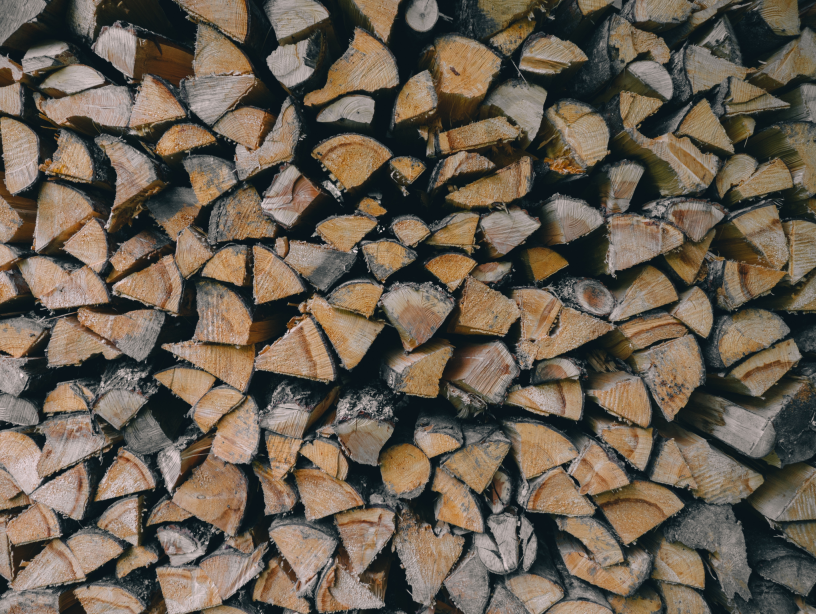
#> input picture scripts/im_form_model/TestImage.png, 816 x 614 px; its folder holds 2 pictures in this run
$ python SIMulator.py
#> lines starting #> are read from the running program, lines starting #| are printed output that depends on the picture
### scripts/im_form_model/SIMulator_functions.py
import numpy as np
from numpy import pi, cos, sin
from numpy.fft import fft2, ifft2, fftshift, ifftshift

from skimage import io
from scipy.signal import convolve2d
import scipy.special


# [123 lines left out: functions PsfOtf, conv2, SIMimages, ApplyOTF, not called in this run]


# [32 lines of commented-out code are left out]


def Generate_SIM_Image(opt, Io, in_dim=512, gt_dim=1024):

    DIo = Io.astype('float')

    if in_dim is not None:
        DIo = transform.resize(Io, (in_dim, in_dim), anti_aliasing=True, order=3)

    w = DIo.shape[0]

    # Generation of the PSF with Besselj.

    PSFo, OTFo = PsfOtf(w, opt.scale)

    frames = SIMimages(opt, DIo, PSFo, OTFo)

    if opt.OTF_and_GT:
        frames.append(OTFo)

        gt_img = transform.resize(Io, (gt_dim,gt_dim), order=3)
        if gt_dim > in_dim: # assumes a upscale factor of 2 is given
            gt11 = gt_img[:in_dim,:in_dim]
            gt21 = gt_img[in_dim:,:in_dim]
            gt12 = gt_img[:in_dim,in_dim:]
            gt22 = gt_img[in_dim:,in_dim:]
            # frames.extend([gt11,gt21,gt12,gt22])
            frames.append(gt11)
            frames.append(gt21)
            frames.append(gt12)
            frames.append(gt22)
        else:
            frames.append(gt_img)
    stack = np.array(frames)

    # NORMALIZE

    # does not work well with partitioned GT
    # for i in range(len(stack)):
        # stack[i] = (stack[i] - np.min(stack[i])) / \
            # (np.max(stack[i]) - np.min(stack[i]))

    # normalised SIM stack
    simstack = stack[:opt.Nangles*opt.Nshifts]
    stack[:opt.Nangles*opt.Nshifts] = (simstack - np.min(simstack)) / (np.max(simstack) - np.min(simstack))

    # normalised gt
    if gt_dim > in_dim:
        gtstack = stack[-4:]
        stack[-4:] = (gtstack - np.min(gtstack)) / (np.max(gtstack) - np.min(gtstack))
        # normalised OTF
        stack[-5] = (stack[-5] - np.min(stack[-5])) / (np.max(stack[-5] - np.min(stack[-5])))
    else:
        stack[-1] = (stack[-1] - np.min(stack[-1])) / (np.max(stack[-1] - np.min(stack[-1])))
        # normalised OTF
        stack[-2] = (stack[-2] - np.min(stack[-2])) / (np.max(stack[-2] - np.min(stack[-2])))


    stack = (stack * 255).astype('uint8')

    if opt.outputname is not None:
        io.imsave(opt.outputname, stack)

    return stack

### scripts/im_form_model/SIMulator.py
import sys
import numpy as np
from numpy import pi, cos, sin

from skimage import io, transform
from SIMulator_functions import *
import glob
import os
import argparse
from multiprocessing import Pool

# ------------ Options --------------
nrep = 1
# outdir = "/local/scratch/username/SIMdata-20201102"
# os.makedirs(outdir, exist_ok=True)

# single test image
outdir = '.'

# for DIV2k
# files = glob.glob("/auto/homes/username/phd/datasets/DIV2K/DIV2K_train_HR/*.png")
# files = glob.glob("D:/DIV2K/DIV2K_train_HR/*.png")

# single test image
files = glob.glob('TestImage.png')


# ------------ Parameters-------------
def GetParams(): # uniform randomisation
    opt = argparse.Namespace()

    # phase shifts for each stripe
    opt.Nshifts = 1
    # number of orientations of stripes
    opt.Nangles = 3
    # used to adjust PSF/OTF width
    opt.scale = 0.9 + 0.1*(np.random.rand()-0.5)
    # modulation factor
    opt.ModFac = 0.8 + 0.3*(np.random.rand()-0.5)
    # orientation offset
    opt.alpha = pi/3*(np.random.rand()-0.5)
    # orientation error
    opt.angleError = 10*pi/180*(np.random.rand()-0.5)
    # shuffle the order of orientations
    opt.shuffleOrientations = True
    # random phase shift errors
    opt.phaseError = 1*pi*(0.5-np.random.rand(opt.Nangles, opt.Nshifts))
    # mean illumination intensity
    opt.meanInten = np.ones(opt.Nangles)*0.5
    # amplitude of illumination intensity above mean
    opt.ampInten = np.ones(opt.Nangles)*0.5*opt.ModFac
    # illumination freq
    opt.k2 = 126 + 30*(np.random.rand()-0.5)
    # noise type
    opt.usePoissonNoise = False
    # noise level (percentage for Gaussian)
    opt.NoiseLevel = 8 + 0*8*(np.random.rand()-0.5)
    # 1(to blur using PSF), 0(to blur using OTF)
    opt.UsePSF = 0
    # include OTF and GT in stack
    opt.OTF_and_GT = True
    opt.applyOTFtoGT = True
    opt.noStripes = True


    return opt

def GetParamsExtreme(urand): # uniform randomisation
    opt = argparse.Namespace()

    # phase shifts for each stripe
    opt.Nshifts = 5
    # number of orientations of stripes
    opt.Nangles = 5
    # used to adjust PSF/OTF width
    opt.scale = 0.9 + 0.1*(np.random.rand()-0.5)
    # modulation factor
    opt.ModFac = 0.8 + 0.3*(np.random.rand()-0.5)
    # orientation offset
    opt.alpha = pi/3*(np.random.rand()-0.5)
    # orientation error
    opt.angleError = 10*pi/180*(np.random.rand()-0.5)
    # shuffle the order of orientations
    opt.shuffleOrientations = True
    # random phase shift errors
    opt.phaseError = 1*pi*(0.5-np.random.rand(opt.Nangles, opt.Nshifts))
    # mean illumination intensity
    opt.meanInten = np.ones(opt.Nangles)*0.5
    # amplitude of illumination intensity above mean
    opt.ampInten = np.ones(opt.Nangles)*0.5*opt.ModFac
    # illumination freq
    opt.k2 = 126 + 30*(np.random.rand()-0.5)
    # in percentage
    opt.NoiseLevel = 8 + 0*8*(np.random.rand()-0.5)
    # 1(to blur using PSF), 0(to blur using OTF)
    opt.UsePSF = 0
    # include OTF and GT in stack
    opt.OTF_and_GT = True

    return opt


# ------------ Main loop --------------
def processImage(file):
#> called with file = 'TestImage.png'
    Io = io.imread(file) / 255
    Io = transform.resize(Io, (1024, 1024), anti_aliasing=True)
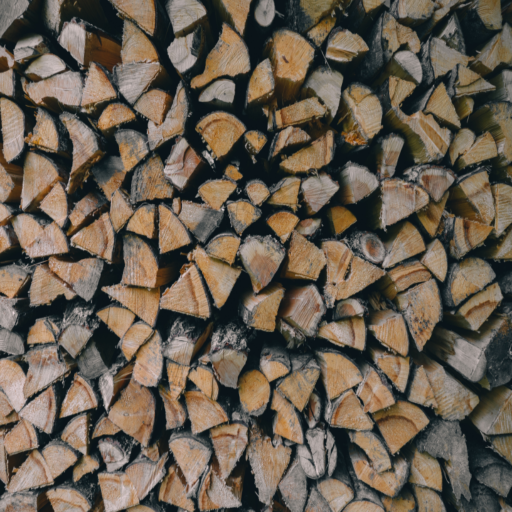
#> Io: shape (1024, 1024, 3) float64 (shown at 1/2 size); mean R, G, B 0.407, 0.365, 0.313

    if len(Io.shape) > 2 and Io.shape[2] > 1:
        Io = Io.mean(2)  # if not grayscale
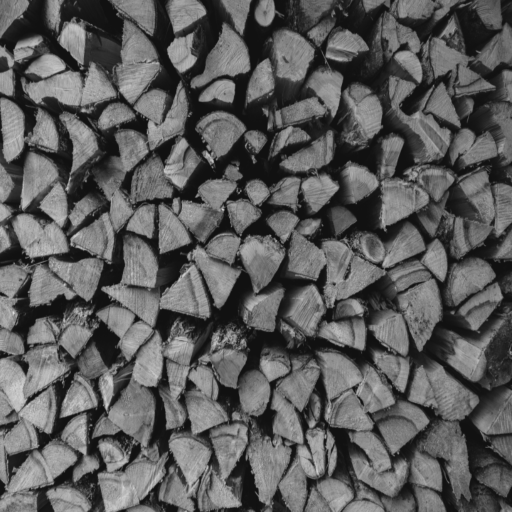
#> Io: shape (1024, 1024) float64 (shown at 1/2 size); min 0.0654, max 0.881, mean 0.362

    filename = os.path.basename(file).replace('.png', '')

    print('Generating SIM frames for', file)

    for n in range(nrep):
        opt = GetParams()
        opt.outputname = '%s/%s_%d.tif' % (outdir, filename, n)
        I = Generate_SIM_Image(opt, Io)


if __name__ == '__main__':
    if len(sys.argv) == 1:
        with Pool(1) as p:
#> (the run stopped early here; a loop or call above may not have finished)
